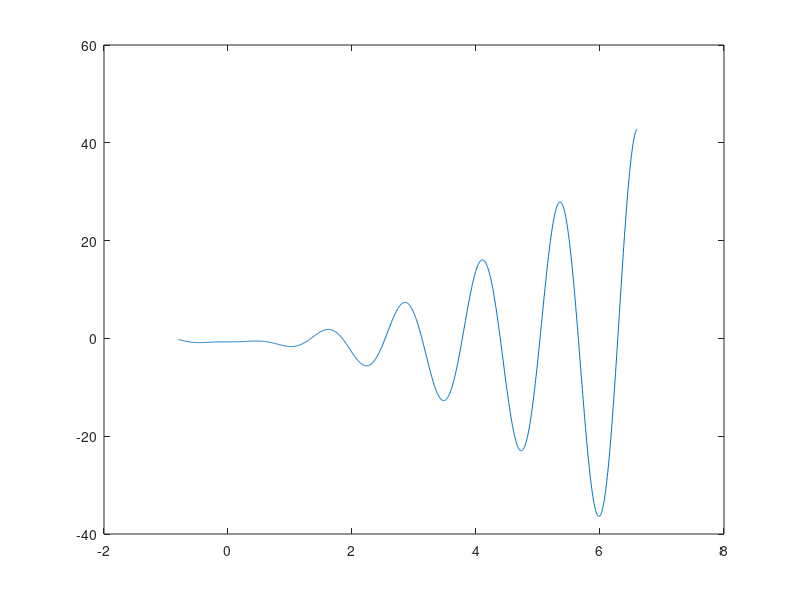

Here is the MATLAB script that generated this plot: (Note: this script raises an error after producing the figure.)
a = -0.8
b = 6.6
delt = 0.1

%result = dichotomy(a, b, eps)

x = a : pi / 500 : b;
y = (x .* x) .* sin(5*x) - 0.7;

plot(x, y);

i = a;
while i + delt < b
  x0 = fzero('fun', i);
  if (x0 > a && x0 < b)
    plot(x,y);  
    hold on; 
    plot(x0,0,'r*');
  endif
  
  i = i + delt;
endwhile